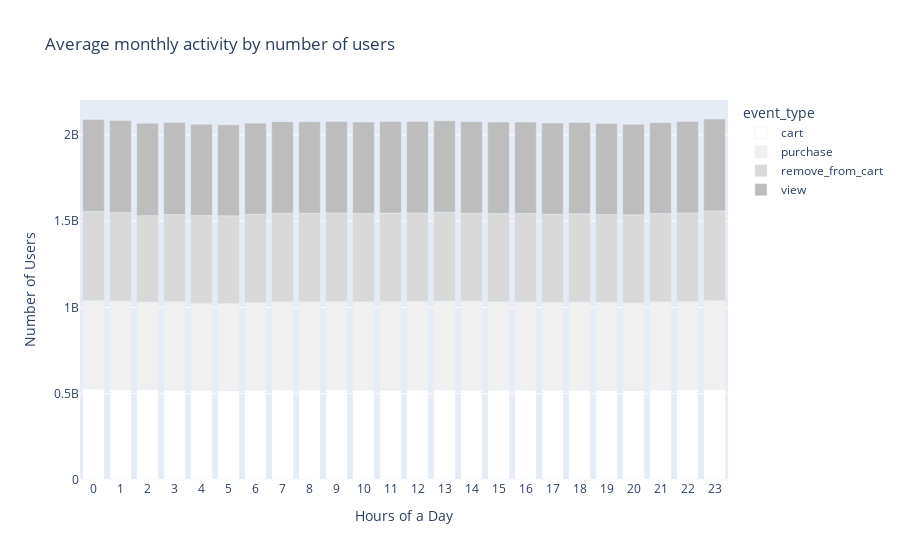

The code cell stored with this chart in its notebook:
### Code cell
fig = px.bar(dayhr_evnt_type['user_id'].unstack(),
      title="Average monthly activity by number of users",
      labels={"event_time": "Hours of a Day",
              "value": "Number of Users"},
      color_discrete_sequence=px.colors.sequential.Greys)
fig.update_xaxes(type='category')

### Figure 1 — Plotly figure (JSON) as saved in the notebook; plotly's stock layout.template omitted (floating-point values rounded to 4 significant figures)
{"data": [{"alignmentgroup": "True", "hovertemplate": "event_type=cart<br>Hours of a Day=%{x}<br>Number of Users=%{y}<extra></extra>", "legendgroup": "cart", "marker": {"color": "rgb(255,255,255)"}, "name": "cart", "offsetgroup": "cart", "orientation": "v", "showlegend": true, "textposition": "auto", "type": "bar", "x": [0, 1, 2, 3, 4, 5, 6, 7, 8, 9, 10, 11, 12, 13, 14, 15, 16, 17, 18, 19, 20, 21, 22, 23], "xaxis": "x", "y": [527300000.0, 523900000.0, 525900000.0, 520900000.0, 519900000.0, 518200000.0, 519900000.0, 521900000.0, 521300000.0, 521500000.0, 521000000.0, 520500000.0, 522000000.0, 521900000.0, 520000000.0, 521200000.0, 521100000.0, 520100000.0, 520000000.0, 519100000.0, 518600000.0, 521800000.0, 521500000.0, 526000000.0], "yaxis": "y"}, {"alignmentgroup": "True", "hovertemplate": "event_type=purchase<br>Hours of a Day=%{x}<br>Number of Users=%{y}<extra></extra>", "legendgroup": "purchase", "marker": {"color": "rgb(240,240,240)"}, "name": "purchase", "offsetgroup": "purchase", "orientation": "v", "showlegend": true, "textposition": "auto", "type": "bar", "x": [0, 1, 2, 3, 4, 5, 6, 7, 8, 9, 10, 11, 12, 13, 14, 15, 16, 17, 18, 19, 20, 21, 22, 23], "xaxis": "x", "y": [513600000.0, 513100000.0, 505200000.0, 513400000.0, 503300000.0, 504200000.0, 509000000.0, 511700000.0, 512200000.0, 513600000.0, 512200000.0, 513400000.0, 513800000.0, 516000000.0, 515500000.0, 512100000.0, 511200000.0, 509100000.0, 513100000.0, 510600000.0, 507900000.0, 511800000.0, 513200000.0, 514600000.0], "yaxis": "y"}, {"alignmentgroup": "True", "hovertemplate": "event_type=remove_from_cart<br>Hours of a Day=%{x}<br>Number of Users=%{y}<extra></extra>", "legendgroup": "remove_from_cart", "marker": {"color": "rgb(217,217,217)"}, "name": "remove_from_cart", "offsetgroup": "remove_from_cart", "orientation": "v", "showlegend": true, "textposition": "auto", "type": "bar", "x": [0, 1, 2, 3, 4, 5, 6, 7, 8, 9, 10, 11, 12, 13, 14, 15, 16, 17, 18, 19, 20, 21, 22, 23], "xaxis": "x", "y": [515200000.0, 513500000.0, 501100000.0, 503800000.0, 509200000.0, 508300000.0, 511000000.0, 513100000.0, 512100000.0, 512500000.0, 511700000.0, 513500000.0, 512000000.0, 513900000.0, 510700000.0, 511000000.0, 512200000.0, 510400000.0, 510200000.0, 509400000.0, 510300000.0, 510900000.0, 513200000.0, 518800000.0], "yaxis": "y"}, {"alignmentgroup": "True", "hovertemplate": "event_type=view<br>Hours of a Day=%{x}<br>Number of Users=%{y}<extra></extra>", "legendgroup": "view", "marker": {"color": "rgb(189,189,189)"}, "name": "view", "offsetgroup": "view", "orientation": "v", "showlegend": true, "textposition": "auto", "type": "bar", "x": [0, 1, 2, 3, 4, 5, 6, 7, 8, 9, 10, 11, 12, 13, 14, 15, 16, 17, 18, 19, 20, 21, 22, 23], "xaxis": "x", "y": [533600000.0, 533600000.0, 535700000.0, 533200000.0, 530000000.0, 527700000.0, 528400000.0, 530400000.0, 530500000.0, 530500000.0, 529600000.0, 530500000.0, 530100000.0, 529700000.0, 529900000.0, 530100000.0, 529900000.0, 529500000.0, 528500000.0, 526800000.0, 525200000.0, 526200000.0, 529900000.0, 532800000.0], "yaxis": "y"}], "layout": {"barmode": "relative", "legend": {"title": {"text": "event_type"}, "tracegroupgap": 0}, "title": {"text": "Average monthly activity by number of users"}, "xaxis": {"anchor": "y", "domain": [0, 1], "title": {"text": "Hours of a Day"}, "type": "category"}, "yaxis": {"anchor": "x", "domain": [0, 1], "title": {"text": "Number of Users"}}}}
